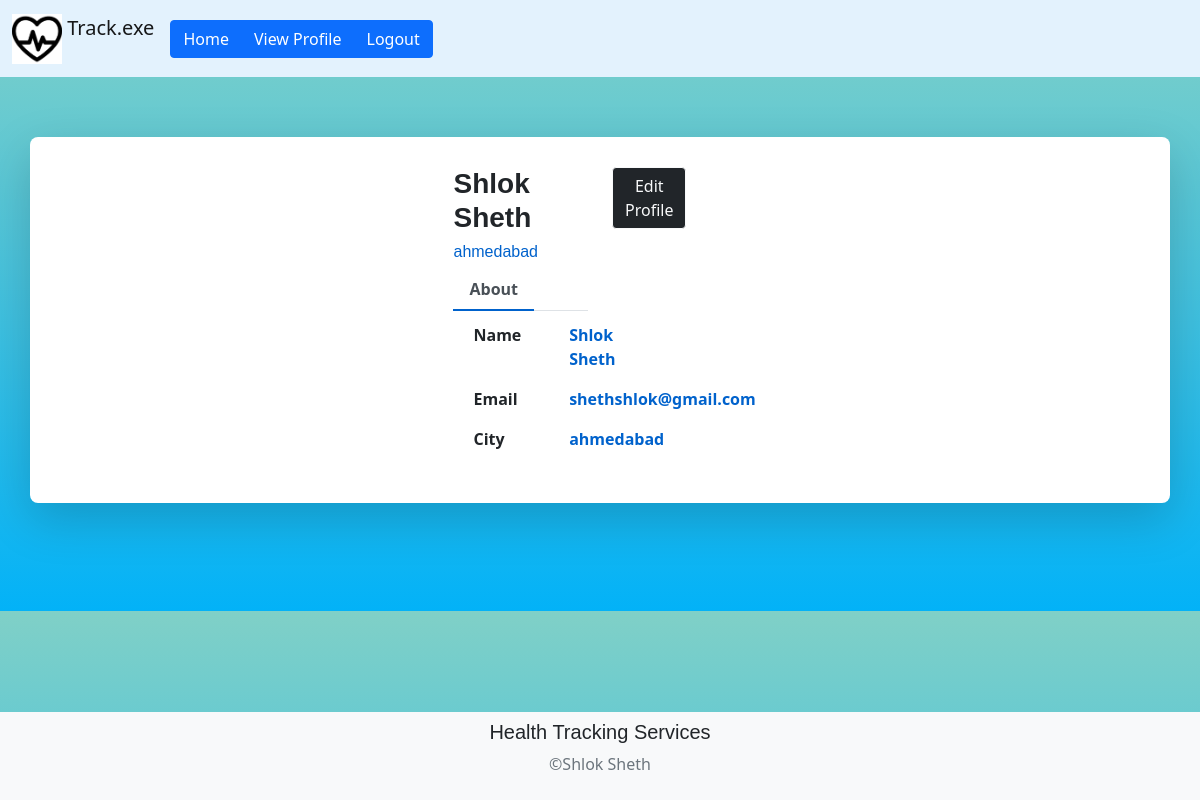
Screenshot of /view-profile (signed in) with the database file from the repository.
### main.py (models this page shows)
class User(db.Model, UserMixin):
    id = db.Column(db.Integer, primary_key=True)
    fullname = db.Column(db.String(150))
    email = db.Column(db.String(150), unique=True)
    password = db.Column(db.String(150))
    city = db.Column(db.String(150))
    tracker = db.relationship('Tracker')
    log = db.relationship('Log')

### main.py (the view)
@app.route('/view-profile', methods=['GET', 'POST'])
@login_required
def view_profile():
    return render_template("profile_page.html", user=current_user)

### main.py (called while the page is built)
@login_manager.user_loader
def load_user(id):
    return User.query.get(int(id))

### templates/profile_page.html (shortened to what this page needs)
{% extends 'base.html' %}
{% block content %}
<br>
<div class="container emp-profile shadow-lg" style="padding-top: 30px">
            <form method="post">
                <div class="row">
                    <div class="col-md-6">
                        <div class="profile-head">
                                    <h3>
                                      <b>{{ user.fullname }}</b>
                                    </h3>
                                    <h6>
                                        {{ user.city }}
                                    </h6>
                            <ul class="nav nav-tabs" id="myTab" role="tablist">
                                <li class="nav-item">
                                    <a class="nav-link active" id="home-tab" data-toggle="tab" href="#home" role="tab" aria-controls="home" aria-selected="true">About</a>
                                </li>
                            </ul>
                        </div>
                    </div>
                    <div class="col-md-2">
                    <button type="button" onclick="location.href='/edit-profile-page'" class="btn btn-dark btn-outline-light">Edit Profile</button>
                    </div>
                </div>
                <div class="row">
                    <div class="col-md-8" style="padding-top: 5px; padding-left: 32px">
                        <div class="tab-content profile-tab" id="myTabContent">
                            <div class="tab-pane fade show active" id="home" role="tabpanel" aria-labelledby="home-tab">
                                        <div class="row">
                                            <div class="col-md-6">
                                                <label><b>Name</b></label>
                                            </div>
                                            <div class="col-md-6">
                                                <p>{{ user.fullname }}</p>
                                            </div>
                                        </div>
                                        <div class="row">
                                            <div class="col-md-6">
                                                <label><b>Email</b></label>
                                            </div>
                                            <div class="col-md-6">
                                                <p>{{ user.email }}</p>
                                            </div>
                                        </div>
                                        <div class="row">
                                            <div class="col-md-6">
                                                <label><b>City</b></label>
                                            </div>
                                            <div class="col-md-6">
                                                <p>{{ user.city }}</p>
                                            </div>
                                        </div>
                            </div>
                        </div>
                    </div>
                </div>
            </form>
        </div>
{% endblock %}

### static/index.css (style rules this page uses)
h2, h3, h4, h5, h6, .h2, .h3, .h4, .h5, .h6 { margin-bottom: 0.5rem; font-family: ‘Oswald’, sans-serif; font-weight: 500; line-height: 1.2; color: inherit; }
body { background: -webkit-linear-gradient(bottom, #03b2f7, #80d0c7); }
.emp-profile { padding: 3%; margin-top: 3%; margin-bottom: 3%; border-radius: 0.5rem; background: #fff; }
.profile-head h6 { color: #0062cc; }
.profile-head .nav-tabs { margin-bottom:5%; }
.profile-head .nav-tabs .nav-link { font-weight:600; border: none; }
.profile-head .nav-tabs .nav-link.active { border: none; border-bottom:2px solid #0062cc; }
.profile-tab label { font-weight: 600; }
.profile-tab p { font-weight: 600; color: #0062cc; }
.container { display: flex; flex-direction: column; justify-content: center; align-items: center; }

### rows the page displays
User: fullname "Shlok Sheth", city "ahmedabad", email "shethshlok@gmail.com"
